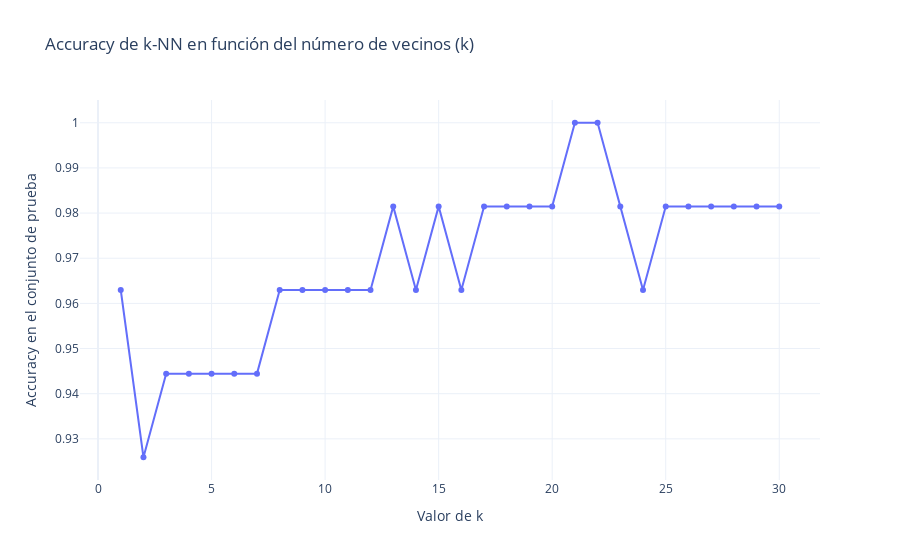

Write notebook code for a chart like this one.
### Markdown cell above
#### Desafío: Encontrar el `k` Óptimo

El rendimiento de k-NN depende fuertemente del valor de `k`. Un `k` muy pequeño puede llevar a sobreajuste, mientras que un `k` muy grande puede simplificar demasiado el modelo. 

**Tu tarea:** Escribe un bucle que entrene y evalúe el modelo k-NN para un rango de valores de `k` (por ejemplo, de 1 a 30). Almacena la precisión (accuracy) para cada `k` y luego crea un gráfico para visualizar cómo cambia la precisión en función de `k`. ¿Cuál es el valor de `k` que da el mejor resultado en el conjunto de prueba?

### Code cell
# Espacio para tu solución al desafío
k_values = range(1, 31)
accuracies = []

for k in k_values:
    knn_loop = KNeighborsClassifier(n_neighbors=k)
    knn_loop.fit(X_train_scaled, y_train)
    y_pred_loop = knn_loop.predict(X_test_scaled)
    accuracies.append(accuracy_score(y_test, y_pred_loop))

# Gráfico de k vs. Accuracy
fig = go.Figure(data=go.Scatter(x=list(k_values), y=accuracies, mode='lines+markers'))
fig.update_layout(
    title='Accuracy de k-NN en función del número de vecinos (k)',
    xaxis_title='Valor de k',
    yaxis_title='Accuracy en el conjunto de prueba',
    template='plotly_white'
)
fig.show()

best_k = k_values[np.argmax(accuracies)]
print(f"\nEl valor óptimo de k es: {best_k} con una precisión de {max(accuracies):.4f}")

### Figure 1 — Plotly figure (JSON) as saved in the notebook; plotly's stock layout.template omitted (floating-point values rounded to 4 significant figures)
{"data": [{"mode": "lines+markers", "type": "scatter", "x": [1, 2, 3, 4, 5, 6, 7, 8, 9, 10, 11, 12, 13, 14, 15, 16, 17, 18, 19, 20, 21, 22, 23, 24, 25, 26, 27, 28, 29, 30], "y": [0.963, 0.9259, 0.9444, 0.9444, 0.9444, 0.9444, 0.9444, 0.963, 0.963, 0.963, 0.963, 0.963, 0.9815, 0.963, 0.9815, 0.963, 0.9815, 0.9815, 0.9815, 0.9815, 1, 1, 0.9815, 0.963, 0.9815, 0.9815, 0.9815, 0.9815, 0.9815, 0.9815]}], "layout": {"title": {"text": "Accuracy de k-NN en función del número de vecinos (k)"}, "xaxis": {"title": {"text": "Valor de k"}}, "yaxis": {"title": {"text": "Accuracy en el conjunto de prueba"}}}}
